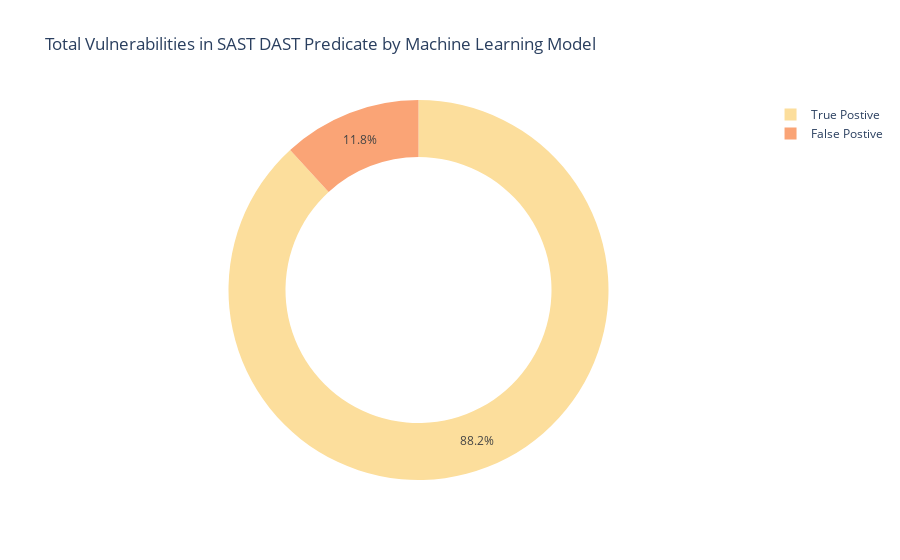

Notebook cell for this chart:
### Markdown cell above
- 4774 True Postive
- 639  False Postive

### Code cell
print('Total No Of Results Processed by AI/ML API is:- {}'.format(sum(total_false_postive['Count False Postive'])))
print("Total No of False Postive Deteeced by AI/ML API:- {}".format(total_false_postive['Count False Postive'][0]))
print("Total No of True Postive Deteeced by AI/ML API:- {}".format(total_false_postive['Count False Postive'][1]))
px.pie(total_false_postive, 
        names='Total No of False Postive deteted by AI/ML',
        hole=.7,    
        color_discrete_sequence=px.colors.sequential.Sunsetdark,
        values = 'Count False Postive', 
        title='Total Vulnerabilities in SAST DAST Predicate by Machine Learning Model')

### Figure 1 — Plotly figure (JSON) as saved in the notebook; plotly's stock layout.template omitted (floating-point values rounded to 4 significant figures)
{"data": [{"domain": {"x": [0, 1], "y": [0, 1]}, "hole": 0.7, "hovertemplate": "Total No of False Postive deteted by AI/ML=%{label}<br>Count False Postive=%{value}<extra></extra>", "labels": ["False Postive", "True Postive"], "legendgroup": "", "name": "", "showlegend": true, "type": "pie", "values": [639, 4774]}], "layout": {"legend": {"tracegroupgap": 0}, "piecolorway": ["rgb(252, 222, 156)", "rgb(250, 164, 118)", "rgb(240, 116, 110)", "rgb(227, 79, 111)", "rgb(220, 57, 119)", "rgb(185, 37, 122)", "rgb(124, 29, 111)"], "title": {"text": "Total Vulnerabilities in SAST DAST Predicate by Machine Learning Model"}}}
